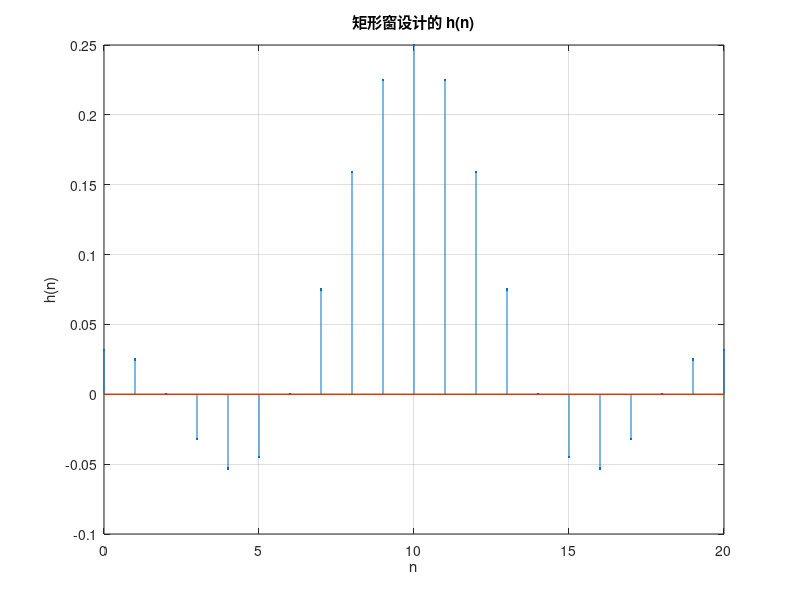
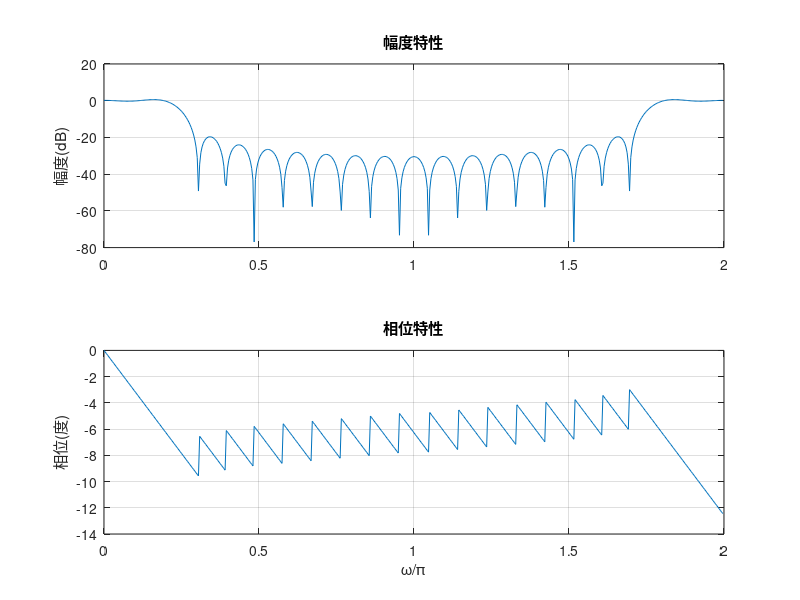

The MATLAB source for these figures, in order:
clear;clc;close all
N=21;wc=pi/4;
n=0:N-1;a=(N-1)/2;
na=n-a+eps*((n-a)==0);
hdn=sin(wc*na)/pi./na;
if rem(N,2)~=0 hdn(a+1)=wc/pi; end
wn1=boxcar(N);
hn1=hdn.*wn1';
figure(1);
stem(n,hn1,'.');stem(n,hn1,'.');line([0,20],[0,0]);grid on;
xlabel('n');ylabel('h(n)');title('矩形窗设计的 h(n)');
hw1=fft(hn1,512);w1=2*[0:511]/512;
figure(2);
subplot(2,1,1);plot(w1,20*log10(abs(hw1)));grid on;
ylabel('幅度(dB)');title('幅度特性');
subplot(2,1,2);plot(w1,unwrap(angle(hw1)));grid on;
xlabel('\omega/\pi');ylabel('相位(度)');title('相位特性');
